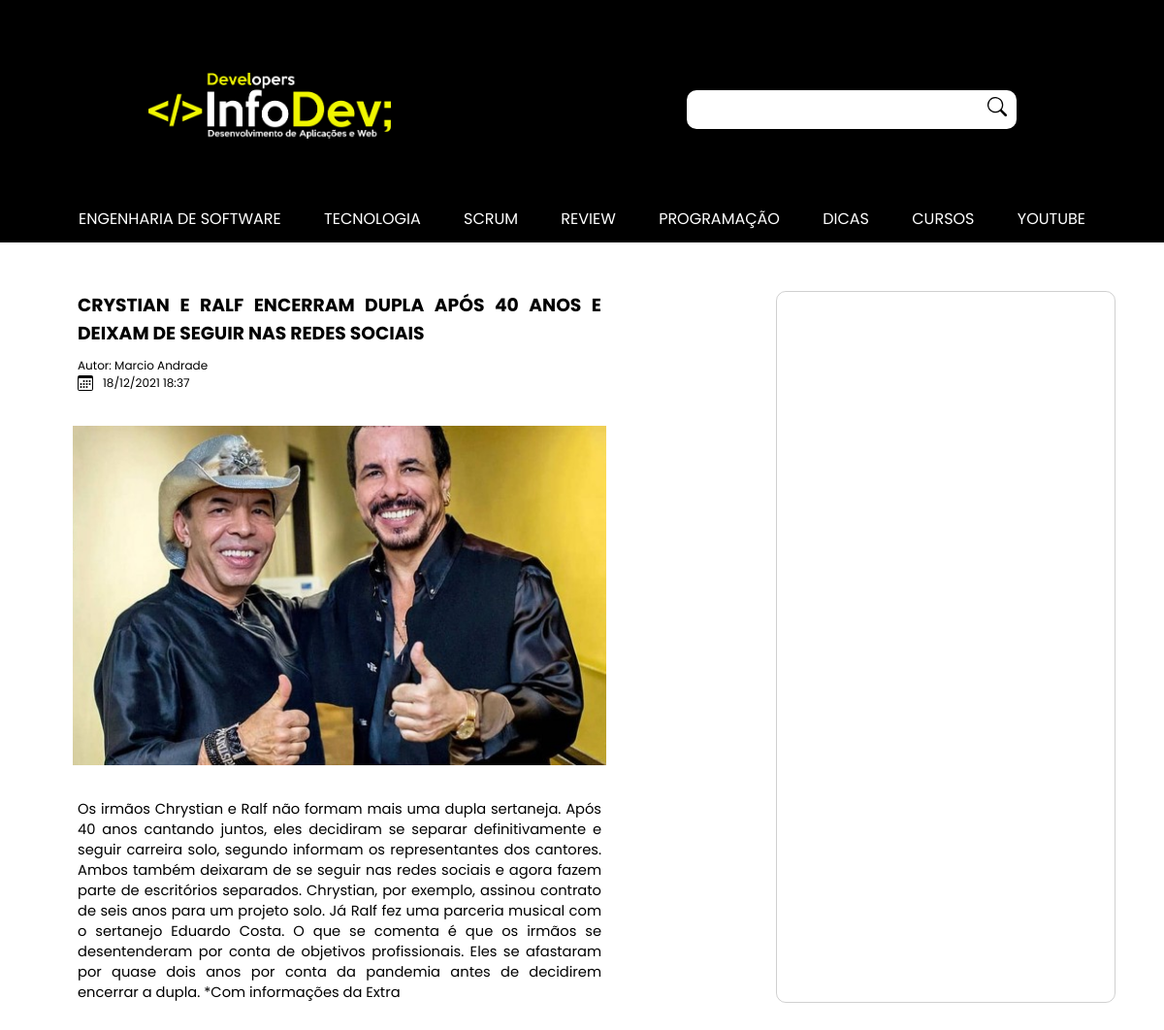
Page /pages/noticia.php?not=CRYSTIAN E RALF ENCERRAM DUPLA APÓS 40 ANOS E DEIXAM DE SEGUIR NAS REDES SOCIAIS&id=47 on the committed database.
### tables this page shows
CREATE TABLE `category` (
  `id` int(255) NOT NULL,
  `category` varchar(200) NOT NULL
);

CREATE TABLE `posts` (
  `id` int(255) NOT NULL,
  `title` varchar(255) NOT NULL,
  `date` varchar(50) NOT NULL,
  `thumb` varchar(200) NOT NULL,
  `author` varchar(255) NOT NULL,
  `category` varchar(100) NOT NULL,
  `post` varchar(1500) NOT NULL,
  `tags` varchar(500) NOT NULL
);

### pages/noticia.php (the view, shortened to what this page needs)
<!DOCTYPE html>
<html lang="pt-br">
<head>
    <link rel="stylesheet" media="all" type="text/css" href="../css/style.css">
    <link rel="stylesheet" media="all" type="text/css" href="../css/noticia.css">
</head>
<body>
    <header>
        <div id="container-header">
            <div id="logo">
                <a href="../index.php">
                    <img src="../img/logo.png" width="100%" alt="logo">
                </a>
            </div>
            <form action="search.php" method="get" id="form-search">
                <input type="text" name="search" id="search-input">
                <button type="submit" id="search-button">
                </button>
            </form>
        </div>
        <nav>
            <ul>
                <?php
                    require_once "../admin/function/conn.php";
                    $select_cat = "SELECT * FROM category";
                    $query2 = mysqli_query($conn, $select_cat);
                    if($query2 == true){
                        while($cat = $query2->fetch_assoc()){
                ?>
                    <li>
                        <a href="search.php?search=<?php echo $cat['category'] ?>" style="text-transform: uppercase;">
                            <?php echo $cat['category'] ?>
                        </a>
                    </li>
                <?php
                        }
                    }
                ?>
            </ul>
        </nav>
    </header>
    <main>
        <article id="container-content">
        <?php
            $id = isset($_GET['id'])?$_GET['id']:"";
            $select = "SELECT * FROM posts WHERE id=$id";
            $query = mysqli_query($conn, $select);
            if($query == true){
                if($row = $query->fetch_assoc()){
        ?>
            <section id="title">
                <h3>
                    <?php echo $row['title']; ?>
                </h3>
            </section>
            <section id="container-author-date">
                <label>Autor: <?php echo $row['author']; ?></label>
                <div style="display: flex; align-items: center;">
                    <label style="margin-left: 10px;"><?php echo $row['date']; ?></label>
                </div>
            </section>
            <section id="container-photo">
                <div id="photo">
                    <img src="../img/post/<?php echo $row['thumb'] ?>" id="thumb">
                </div>
            </section>
            <section id="text">
                <p style="font-size: 11pt;">
                    <?php echo $row['post']; ?>
                </p>
            </section>
            <?php
                }
            }
            ?>
        </article>
        <div style="width: 150px;"></div>
        <aside></aside>
    </main>
</body>
</html>

### css/style.css (style rules this page uses)
* { margin: 0; padding: 0; border: 0; box-sizing: border-box; text-decoration: none; font-family: 'Poppins', sans-serif; }
header { background-color: black; width: 100%; height: 250px; display: flex; justify-content: center; align-items: center; flex-direction: column; }
#container-header { width: 100%; height: 200px; display: flex; justify-content: space-around; align-items: center; }
#logo { width: 250px; }
#form-search { display: flex; border-radius: 10px; }
#search-input { width: 300px; height: 40px; padding-left: 5px; text-transform: uppercase; border-radius: 10px 0 0 10px; }
#search-button { width: 40px; height: 40px; cursor: pointer; background-color: white; border-radius: 0 10px 10px 0; }
nav ul li { display: inline; }
nav ul li a { color: white; padding: 0px 20px; cursor: pointer; }
main { display: flex; margin: 50px 0 50px 0; width: 100%; justify-content: center; }
#container-content { width: 600px; display: flex; flex-direction: column; align-items: center; }
aside { width: 350px; display: flex; flex-direction: column; align-items: center; border: 1px solid rgba(0, 0, 0, 0.186); border-radius: 10px; padding-top: 50px; }

### css/noticia.css (style rules this page uses)
#title { width: 100%; padding: 0 30px 0 30px; text-align: justify; }
#container-author-date { font-size: 9pt; width: 100%; padding: 10px 30px 0 30px; }
#container-photo { width: 100%; height: 400px; display: flex; justify-content: center; align-items: center; margin: 10px 0 10px 0; }
#photo { width: 550px; height: 350px; background-color: grey; }
#thumb { width: 100%; height: 100%; background-position: center; background-repeat: no-repeat; background-size: cover; object-fit: cover ; }
#text { padding: 0 30px 0 30px; }
#text, p { text-align: justify; }

### rows in the picture
category: category "ENGENHARIA DE SOFTWARE"
category: category "TECNOLOGIA"
category: category "SCRUM"
category: category "REVIEW"
category: category "PROGRAMAÇÃO"
category: category "DICAS"
category: category "CURSOS"
category: category "YOUTUBE"
posts: title "CRYSTIAN E RALF ENCERRAM DUPLA APÓS 40 ANOS E DEIXAM DE SEGUIR NAS REDES SOCIAIS", author "Marcio Andrade", date "18/12/2021 18:37", thumb (picture), post "Os irmãos Chrystian e Ralf não formam mais uma dupla sertaneja. Após 40 anos cantando juntos, eles decidiram se separar definitivamente e seguir carreira solo, segundo informam os representantes dos cantores. Ambos também deixaram de se seguir nas redes sociais e agora fazem parte de escritórios separados. Chrystian, por exemplo, assinou contrato de seis anos para um projeto solo. Já Ralf fez uma parceria musical com o sertanejo Eduardo Costa. O que se comenta é que os irmãos se desentenderam por conta de objetivos profissionais. Eles se afastaram por quase dois anos por conta da pandemia antes de decidirem encerrar a dupla. *Com informações da Extra"
